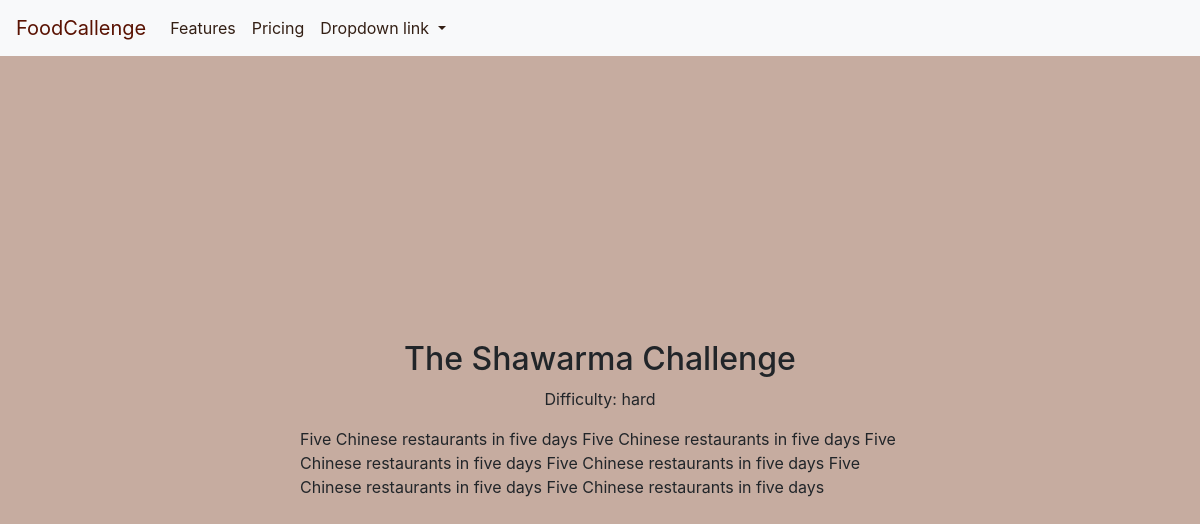
/select/7/ (signed in), run on an earlier commit of the app's database.
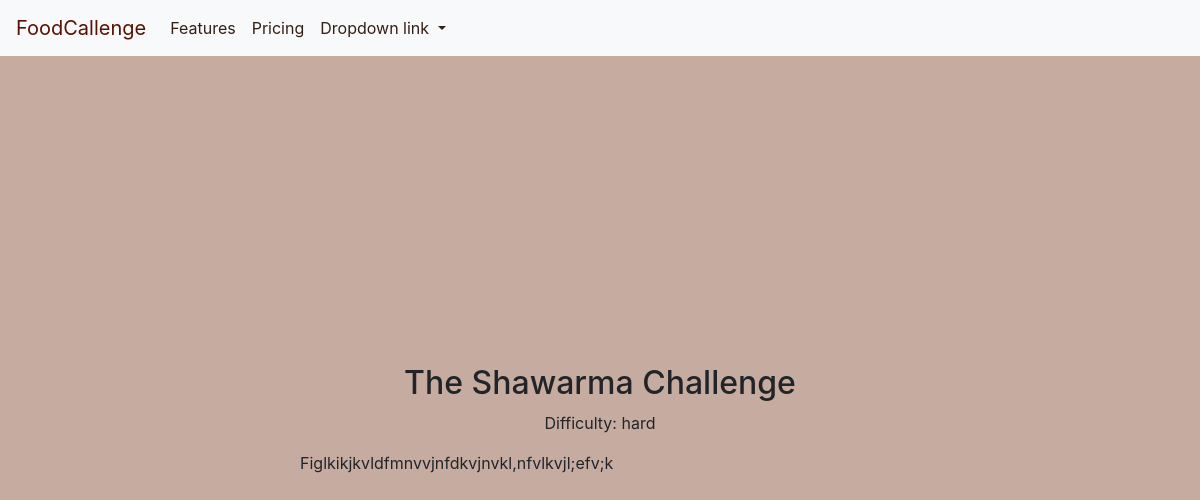
And on a later commit of the database.
### core/models.py (models this page shows, shortened)
class Challenge(models.Model):
    name = models.CharField(max_length=200)
    summary = models.CharField(max_length=200)
    description = models.TextField()
    class Level(models.IntegerChoices):
        EASY = 1, "easy"
        MEDIUM = 2, "medium"
        HARD = 3, "hard"
        EXTREME = 4, "extreme"
    level = models.IntegerField(choices=Level.choices)

### core/views.py (the view)
# urls.py: path('select/<int:challenge_id>/', views.select, name='select'),
@login_required
def select(request, challenge_id):
    c = Challenge.objects.get(id=challenge_id)
    context = {'object': c}
    return render(request, 'core/challenge_page.html', context)

### core/templates/core/challenge_page.html
{% extends 'core/base.html' %}
{% block content %}
    <div class="challengePage">
    <div class="containers">
        <h2>{{ object.name }}</h2>
        <p>Difficulty: {{ object.get_level_display }}</p>
        <p class="description">{{ object.description }}</p>
    </div>
{% endblock %}

What changed in the data, as far as the page shows it:
changed Challenge "The Shawarma Challenge": description "Five Chinese restaurants in five days Five Chinese restaurants in five days Five Chinese restaurants in five days Five Chinese restaurants in five days Five Chinese restaurants in five days Five Chinese restaurants in five days" → "Figlkikjkvldfmnvvjnfdkvjnvkl,nfvlkvjl;efv;k"
